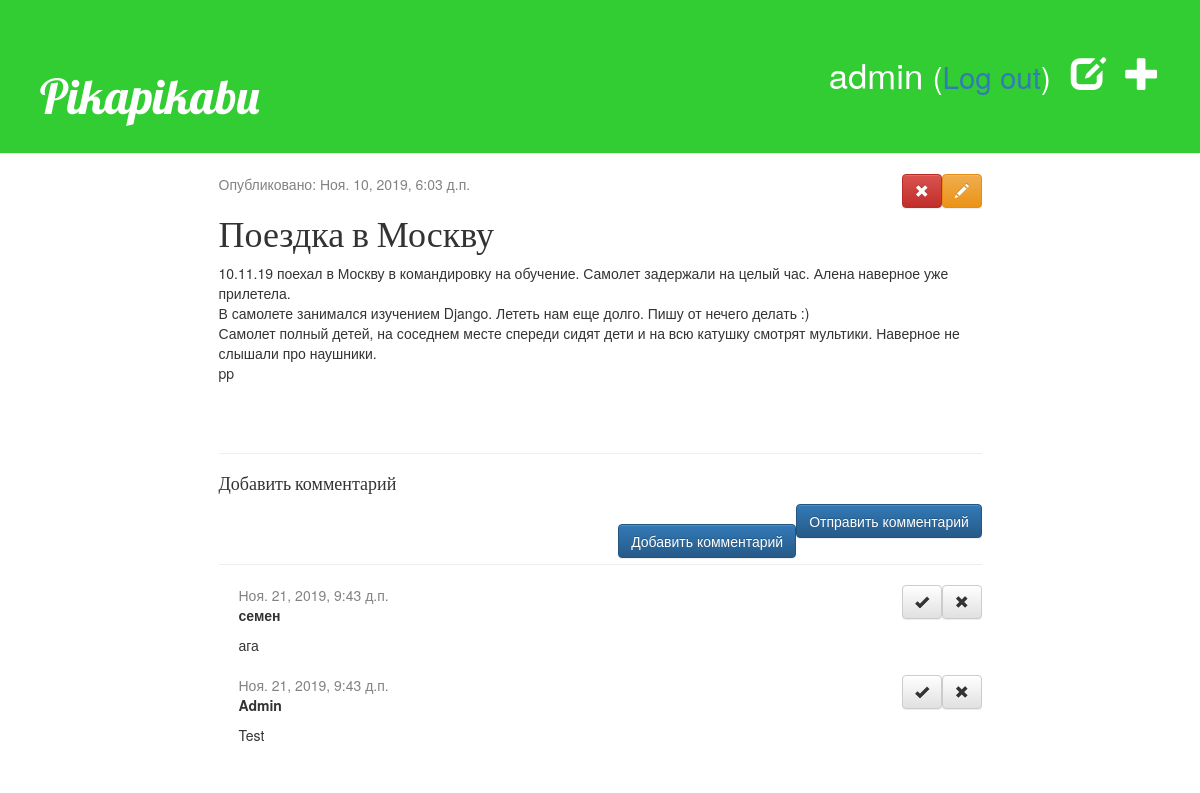
Page /post/13/ (signed in) on the earlier database version.
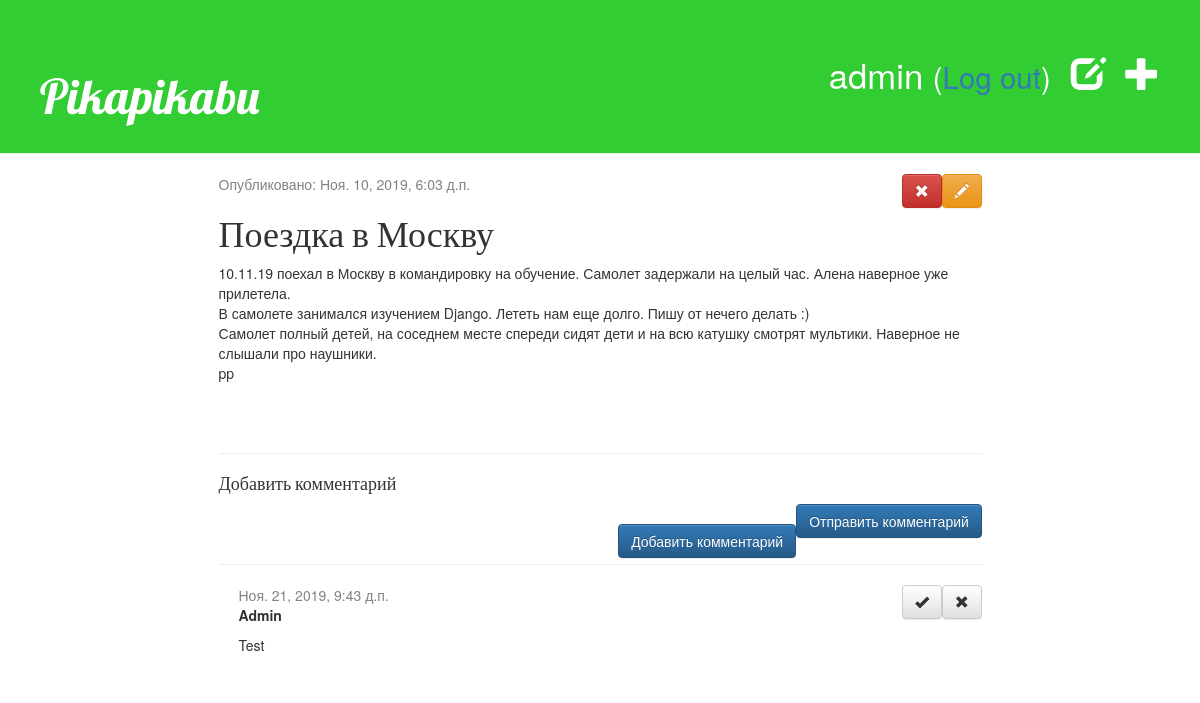
Same page on the later database version.
### blog/models.py (models this page shows, shortened)
class Post(models.Model):
    author = models.ForeignKey(settings.AUTH_USER_MODEL, on_delete=models.CASCADE)
    title = models.CharField(max_length=200)
    text = models.TextField()
    created_date = models.DateTimeField(default=timezone.now)
    published_date = models.DateTimeField(blank=True, null=True)

class Comment(models.Model):
    post = models.ForeignKey('blog.Post', on_delete=models.CASCADE, related_name='comments')
    author = models.CharField(max_length=200)
    text = models.TextField()
    created_date = models.DateTimeField(default=timezone.now)
    approved_comment = models.BooleanField(default=False)

### blog/views.py (the view)
# urls.py: path('post/<int:pk>/', views.post_detail, name='post_detail'),
def post_detail(request, pk):
    post = get_object_or_404(Post, pk=pk)
    return render(request, 'blog/post_detail.html', {'post': post})

### blog/templates/blog/post_detail.html (shortened to what this page needs)
{% extends 'blog/base.html' %}
{% block content %}
    <div class="post"><span class="date">
        {% if post.published_date %}
            Опубликовано: {{ post.published_date }}
        {% else %}
            Автор: {{ post.author }} | Создано: {{ post.created_date }}
            <a class="btn btn-primary" href="{% url 'post_publish' pk=post.pk %}"><span
                    class="glyphicon glyphicon-send"></span></a>
        {% endif %}
        {% if user.is_authenticated %}
            <a class="btn btn-warning" href="{% url 'post_edit' pk=post.pk %}"><span
                    class="glyphicon glyphicon-pencil"></span></a>
            <a class="btn btn-danger" href="{% url 'post_remove' pk=post.pk %}"><span
                    class="glyphicon glyphicon-remove"></span></a>
        {% endif %}
    </span>
        <h1>{{ post.title }}</h1>
        <p>{{ post.text|linebreaksbr }}</p>
    </div>
    <hr>
    <h4>Добавить комментарий</h4>
    <form method="POST" class="post-from">{% csrf_token %}
        <div>
            <button type="submit" class="btn btn-primary" > Отправить комментарий </button>
        </div>
    </form>
    <br>
    <a class="btn btn-primary" href="{% url 'add_comment_to_post' pk=post.pk %}">Добавить комментарий</a><br>
    <hr>
    {% for comment in post.comments.all  %}
        {% if user.is_authenticated or comment.approved_comment %}
        <div class="comment">
        <div class="date">
            {{ comment.created_date }}
            {% if not comment.approved_comment %}
                <a class="btn btn-default" href="{% url 'comment_remove' pk=comment.pk %}"><span class="glyphicon glyphicon-remove"></span></a>
                <a class="btn btn-default" href="{% url 'comment_approve' pk=comment.pk %}"><span class="glyphicon glyphicon-ok"></span></a>
            {% endif %}
        </div>
            <strong>{{ comment.author }}</strong>
        <p>{{ comment.text|linebreaks }}</p>
        </div>
        {% endif %}
    {% empty %}
        <p>Комментариев нет</p>
    {% endfor %}
{% endblock %}

### blog/templates/blog/base.html (shortened to what this page needs)
<!DOCTYPE html>
{% load static %}
<html lang="en">
<head>
    <link rel="stylesheet" href="//maxcdn.bootstrapcdn.com/bootstrap/3.2.0/css/bootstrap.min.css">
    <link rel="stylesheet" href="//maxcdn.bootstrapcdn.com/bootstrap/3.2.0/css/bootstrap-theme.min.css">
    <link rel="stylesheet" href=" {% static 'css/blog.css' %}">
</head>
<body>
<div class="page-header">
    {% if user.is_authenticated %}
        <a href="{% url 'post_new' %}" class="top-menu"><span class="glyphicon glyphicon-plus"></span></a>
        <a href="{% url 'post_draft_list' %}" class="top-menu"><span class="glyphicon glyphicon-edit"></span></a>
        <p class="top-menu"> {{ user.username }} <small>(<a href="{% url 'logout' %}">Log out</a>)</small></p>
        {% else %}
        <a href="{% url 'login' %}" class="top-menu"><span class="glyphicon glyphicon-lock"></span></a>
    {% endif %}
    <h1><a href="/">Pikapikabu</a></h1>
</div>
<div class="content container-field">
    <div class="row">
        <div class="col-md-8">
            {% block content %}
            {% endblock %}
        </div>
    </div>
</div>
</body>
</html>

### blog/static/css/blog.css (style rules this page uses)
.page-header { background-color: limegreen; margin-top: 0; padding: 50px 20px 20px 40px; }
.page-header h1, .page-header h1 a, .page-header h1 a:visited, .page-header h1 a:active { color: #ffffff; font-size: 36pt; text-decoration: none; }
.content { margin-left: 40px; }
h1, h2, h3, h4 { font-family: 'Lobster', cursive; }
.date { color: #828282; }
.top-menu, .top-menu:hover, .top-menu:visited { color: #ffffff; float: right; font-size: 26pt; margin-right: 20px; }
.post { margin-bottom: 70px; }
.btn { float: right; }
.comment { margin: 20px 0px 20px 20px; }
.col-md-8 { margin: 0 15%; }

Differences in the rows shown:
removed Comment: created_date "Ноя. 21, 2019, 9:43 д.п.", approved_comment False (drawn), author "семен", text "ага"
